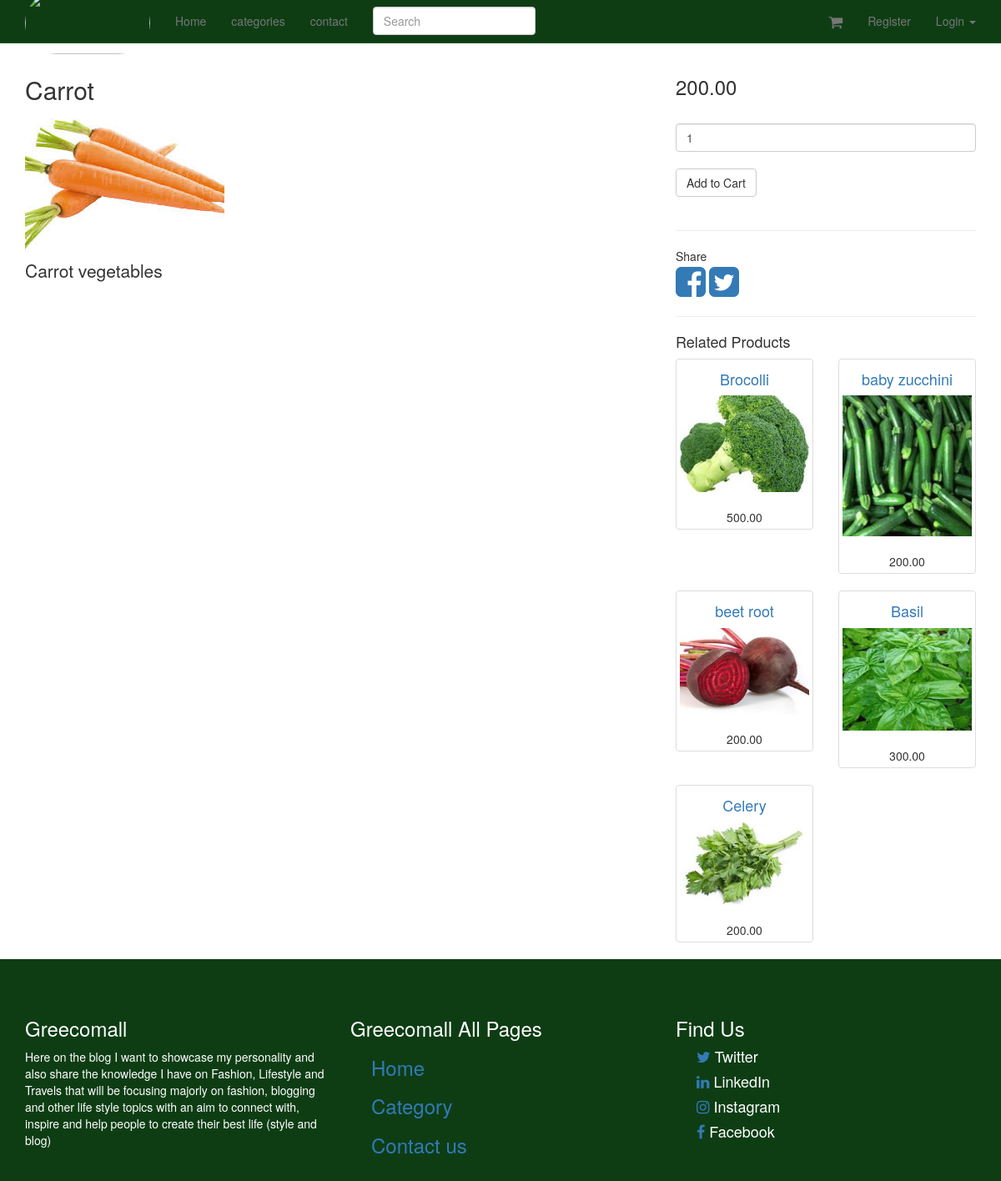
The app's page /product/15/ with its own data.
### product/models.py (models this page shows, shortened)
class Product(models.Model):
	title = models.CharField(max_length=120)
	description = models.TextField(blank=True, null=True)
	price = models.DecimalField(decimal_places=2, max_digits=20)
	active = models.BooleanField(default=True)
	categories = models.ManyToManyField('Category', blank=True)
	default = models.ForeignKey('Category', related_name='default_category', null=True, blank=True)
	objects = ProductManager()
	class Meta:
		ordering = ["-title"]
	def get_absolute_url(self):
		return reverse("product_detail", kwargs={"pk": self.pk})
	def get_image_url(self):
		img = self.productimage_set.first()
		if img:
			return img.image.url
		return img #None

class ProductImage(models.Model):
	product = models.ForeignKey(Product)
	image = models.ImageField(upload_to=image_upload_to)

class Variation(models.Model):
	product = models.ForeignKey(Product)
	title = models.CharField(max_length=120)
	price = models.DecimalField(decimal_places=2, max_digits=20)
	sale_price = models.DecimalField(decimal_places=2, max_digits=20, null=True, blank=True)
	active = models.BooleanField(default=True)
	inventory = models.IntegerField(null=True, blank=True) #refer none == unlimited amount
	def get_html_price(self):
		if self.sale_price is not None:
			html_text = "<span class='sale-price'>%s</span> <span class='og-price'>%s</span>" %(self.sale_price, self.price)
		else:
			html_text = "<span class='price'>%s</span>" %(self.price)
		return mark_safe(html_text)

### product/views.py (the view)
# urls.py: url(r'^(?P<pk>\d+)/$', ProductDetailView.as_view(), name='product_detail'), # /tweet/1/update/
class ProductDetailView(DetailView):
	model = Product
	def get_context_data(self, *args, **kwargs):
		context = super(ProductDetailView, self).get_context_data(*args, **kwargs)
		instance = self.get_object()
		context["related"] = sorted(Product.objects.get_related(instance)[:6] , key=lambda x: random.random())
		return context

### product/models.py (called while the page is built)
	def active(self):
		return self.filter(active=True)

	def get_queryset(self):
		return ProductQuerySet(self.model, using=self._db)

	def all(self, *args, **kwargs):
		return self.get_queryset().active()

	def get_related(self, instance):
		products_one = self.get_queryset().filter(categories__in=instance.categories.all())
		products_two = self.get_queryset().filter(default=instance.default)
		qs = (products_one | products_two).exclude(id=instance.id).distinct()
		return qs

### templates/product/product_detail.html (shortened to what this page needs)
{% extends "base.html" %}
</script> {% block content %}
<div class='row'>
    <div class='col-sm-8'>
        <h2>{{ object.title }}</h2>
        {% if object.get_image_url %}
        <div>
            <img id='img' class='img-responsive' src='{{ object.get_image_url }}' />
        </div>
        {% endif %}
        <p class='lead'>
            {{ object.description }}
        </p>
    </div>
    <div class='col-sm-4'>
        <form id='add-form' method='GET' action="{% url 'cart' %}">
            {% if object.variation_set.count > 1 %}
            <h3 id='price'>{{ object.variation_set.first.price }}</h3>
            <select name='item' class='form-control variation_select'></select>
                {% for vari_obj in object.variation_set.all %}
                <option data-sale-price="{{ vari_obj.sale_price }}" data-price="{{ vari_obj.price }}" value="{{ vari_obj.id }}">{{ vari_obj }}</option>
                {% endfor %}
            </select>
            {% else %}
            <h3 id='price'>{% if object.variation_set.first.sale_price %} {{ object.variation_set.first.sale_price }}
                <small class='og-price'>{{ object.variation_set.first.price }}</small>
                {% else %} {{ object.variation_set.first.price }} {% endif %}
            </h3>
            {% endif %}
            <br/>
            <input class='form-control' type='number' name='qty' value='1' />
            <br/>
            <input id='submit-btn' type='submit' value='Add to Cart' class='btn btn-default' href="/cart" />
        </form>
        <br/>
        <hr/>
        <p>
            Share
            <br/>
            <a href="https://www.facebook.com/sharer/sharer.php?u={{ request.build_absolute_uri }}">
                <i class="fa fa-facebook-square fa-3x"></i>
            </a>
            <a href="#">
                <i class="fa fa-twitter-square fa-3x"></i>
            </a>
        </p>
        <hr/>
        <h4>Related Products</h4>
        <div class='row'>
            {% for product in related %}
            <div class='col-xs-6'>
                {% include "product/product_thumbnail.html" with product=product price="True" %}
            </div>
            {% cycle '' '</div><div class="row">' %}
                {% endfor %}
        </div>
    </div>
</div>
{% endblock %}

### templates/base.html (shortened to what this page needs)
{% load staticfiles %}
<!DOCTYPE html>
<html lang="en">
<head>
    {% include 'head_css.html' %}
</head>
<body>
    {% include 'navbar.html' %}
    <div class="container">
        {% block content %} {% endblock %}
    </div>
    <footer style="margin-top:600;">
        <div class="col-md-12" style="background-color:#0E3D14">
            <div class="container">
                <div class="row">
                    <div class="col-lg-4 mb-30px" style="color:white; margin-top:50px; margin-bottom:20px">
                            <h3>Greecomall</h3>
                            <p>
                                 Here on the blog I want to showcase my personality and also share the knowledge I have on Fashion, Lifestyle and Travels
                                that will be focusing majorly on fashion, blogging and other life style topics with an aim to connect with, inspire and help
                                people to create their best life (style and blog)
                            </p>
                    </div>
                    <div class="col-lg-4 mb-30px" style="color:white; margin-top:50px; margin-bottom:20px">
                            <h3>Greecomall All Pages</h3>
                            <ul class="column">
                                    <h3 class="row">
                                        <a href="/">
                                                Home
                                        </a>
                                    </h3>
                                    <h3 class="row">
                                        <a href="/category/">
                                            Category
                                        </a>
                                    </h3>
                                    <h3 class="row">
                                        <a href="/contact">
                                            Contact us
                                        </a>
                                    </h3>
                                </ul>
                    </div>
                    <div class="col-lg-4 mb-30px" style="color:white; margin-top:50px; margin-bottom:20px">
                        <h3> Find Us</h3>
                        <div >
                                <ul class="column">
                                    <h4 class="row">
                                        <a href="https://twitter.com/Akanakintama250">
                                            <i class="fa fa-twitter"></i>
                                        </a> Twitter
                                    </h4>
                                    <h4 class="row">
                                        <a href="https://www.linkedin.com/in/akanakintama-ange-296604125">
                                            <i class="fa fa-linkedin"></i>
                                        </a>LinkedIn
                                    </h4>
                                    <h4 class="row">
                                        <a href="https://www.instagram.com/theakanakintama/">
                                        <i class="fa fa-instagram" aria-hidden="true"></i>
                                        </a>Instagram
                                    </h4>
                                    <h4 class="row">
                                        <a href="#">
                                            <i class="fa fa-facebook-f" aria-hidden="true"></i>
                                        </a>Facebook
                                    </h4>
                                </ul>
                            </div>
                    </div>
                </div>
            </div>
        </div>
    </footer>
</body>
</html>

### templates/head_css.html
{% load staticfiles %}
    <link rel="stylesheet" href="//maxcdn.bootstrapcdn.com/font-awesome/4.3.0/css/font-awesome.min.css">
    <link href="{% static 'css/bootstrap.min.css' %}" rel="stylesheet">
    <link href="{% static 'css/navbar-static-top.css' %}" rel="stylesheet">
     <link href="{% static 'css/custom.css' %}" rel="stylesheet">

### templates/navbar.html (shortened to what this page needs)
 {% load staticfiles %}
<nav class="navbar navbar-default navbar-static-top">
    <div class="container">
        <div class="navbar-header">
            <a class="navbar-brand" href="/">
                <img style="width:150px; border-radius: 50px; height:75px; margin-top:-25px" src="{% static 'img/kent.png' %}"/>
            </a>
        </div>
        <div id="navbar" class="navbar-collapse collapse">
            <ul class="nav navbar-nav">
                <li>
                    <a href="/">Home</a>
                </li>
                <li>
                        <a href="/category/">categories</a>
                    </li>
                    <li>
                            <a href="/contact/">contact</a>
                        </li>
                <form class="navbar-form navbar-left" method="GET" role="search" action=''>
                    <div class="form-group">
                        <input type="text" class="form-control" placeholder="Search" name="q" value=''>
                    </div>
                </form>
            </ul>
            <ul class="nav navbar-nav navbar-right">
                <li>
                    <a href='{% url 'cart' %}'>
                        <i class="fa fa-shopping-cart fa-navbar-cart"></i>
                    </a>
                </li>
                {% if request.user.is_authenticated %}
                <li>
                    <a href="">Orders</a>
                </li>
                <li>
                    <a href="/logout">Logout</a>
                </li>
                <li>
                    <a href="{% url 'orders' %}">Orders</a>
                </li>
                {% else %}
                <li>
                    <a href="/signup">Register</a>
                </li>
                {% if not request.user.is_authenticated and not "/accounts/login" in request.get_full_path %}
                <li class="dropdown">
                    <a href="#" class="dropdown-toggle" data-toggle="dropdown" role="button" aria-expanded="false">Login
                        <span class="caret"></span>
                    </a>
                </li>
                {% endif %} {% endif %}
            </ul>
        </div>
    </div>
</nav>

### templates/product/product_thumbnail.html
<div class="thumbnail text-center">
    <h4>
        <a href='{{ product.get_absolute_url }}'>{{ product.title }}</a>
    </h4>
    {% if product.get_image_url %}
    <a href='{{ product.get_absolute_url }}'>
        <img id='img' class='img-responsive' src='{{ product.get_image_url }}' />
    </a>
    <br/> {% endif %} {% if price == "True" %} {{ product.variation_set.first.get_html_price }} {% endif %}
</div>

### templates/javascript.html (shortened to what this page needs)
{% load staticfiles %}

### static-storage/css/navbar-static-top.css (style rules this page uses)
body { min-height: 1000px; }
.navbar-static-top { margin-bottom: 19px; background-color: #0E3D14; border-color: #1A5F23; }
.navbar-default .navbar-brand { color: #FFF; }

### static-storage/css/custom.css (style rules this page uses)
.fa-navbar-cart { font-size: 18px; vertical-align: middle; }

### records on screen
Product: title "Carrot", get_image_url (picture), description "Carrot vegetables", variation_set.first.price "200.00"
Product: title "Brocolli", get_image_url (picture), variation_set.first.get_html_price "500.00"
Product: title "baby zucchini", get_image_url (picture), variation_set.first.get_html_price "200.00"
Product: title "beet root", get_image_url (picture), variation_set.first.get_html_price "200.00"
Product: title "Basil", get_image_url (picture), variation_set.first.get_html_price "300.00"
Product: title "Celery", get_image_url (picture), variation_set.first.get_html_price "200.00"
